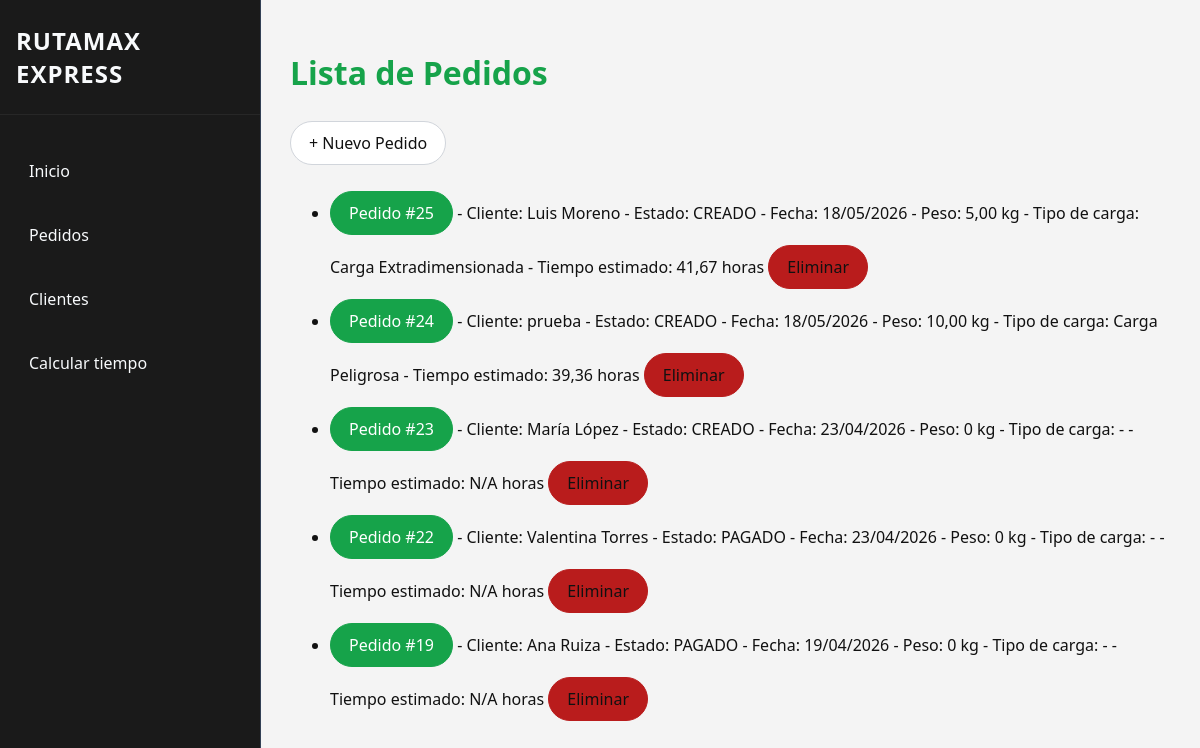
Page /pedidos/ on the earlier database version.
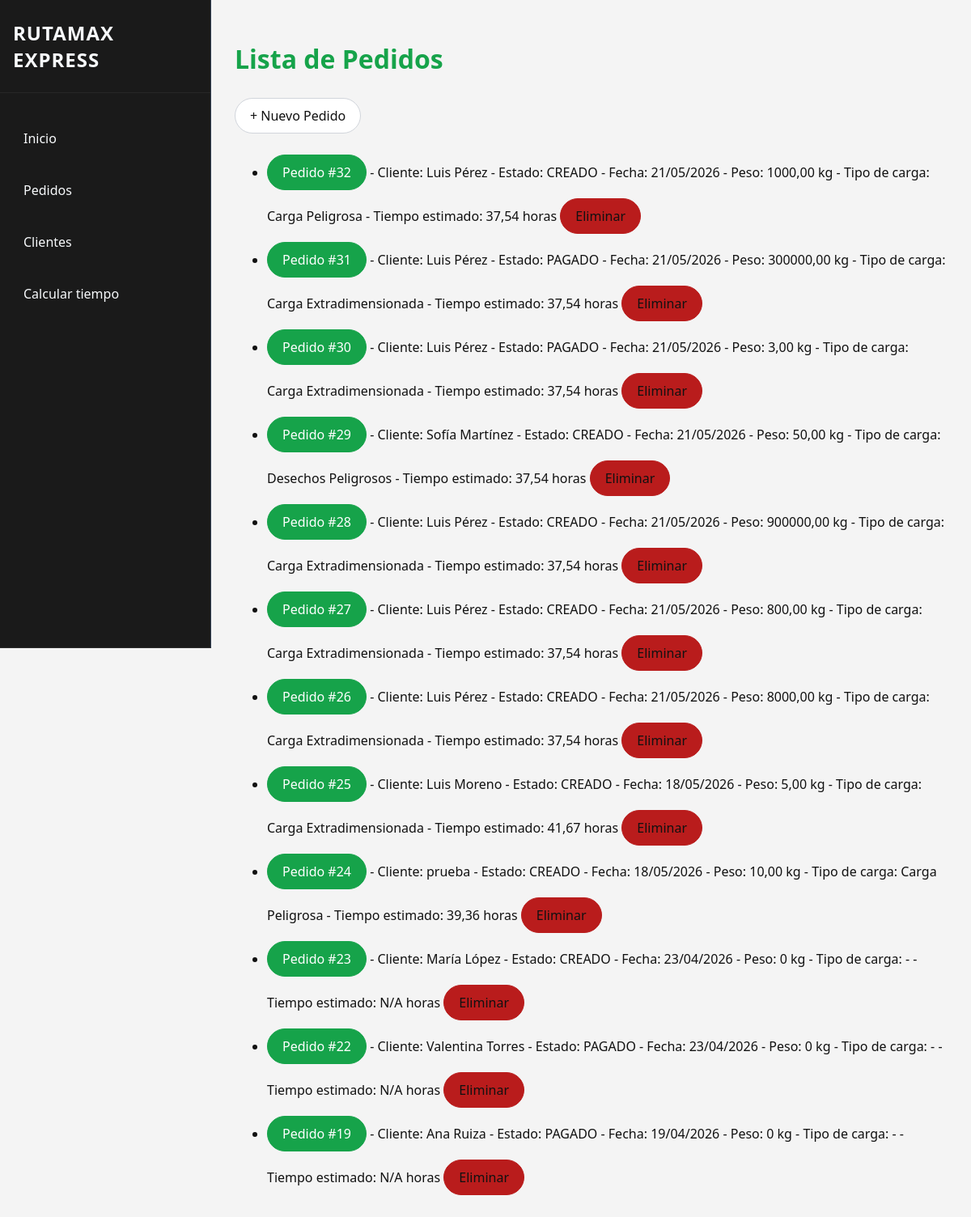
Same page on the later database version.
### tienda/models.py (models this page shows, shortened)
class Pedido(models.Model):
    ESTADOS = [
        ("CREADO", "Creado"),
        ("PAGADO", "Pagado"),
        ("ENVIADO", "Enviado"),
        ("CERRADO", "Cerrado"),
    ]
    cliente = models.ForeignKey(Cliente, on_delete=models.CASCADE, related_name="pedidos")
    fecha = models.DateTimeField(auto_now_add=True)
    estado = models.CharField(max_length=7, choices=ESTADOS, default="CREADO")
    origen = models.CharField(max_length=200, blank=True, default="", verbose_name="Ciudad de origen")
    destino = models.CharField(max_length=200, blank=True, default="", verbose_name="Ciudad de destino")
    tipo_carga = models.CharField(max_length=100, blank=True, default="", verbose_name="Tipo de carga")
    peso_kg = models.DecimalField(max_digits=8, decimal_places=2, default=0, verbose_name="Peso (kg)")
    tiempo_estimado = models.DecimalField(max_digits=6, decimal_places=2, blank=True, null=True, verbose_name="Tiempo estimado (horas)")

class Cliente(models.Model):
    nombre = models.CharField(max_length=100)
    email = models.EmailField(unique=True)
    fecha_regitro = models.DateTimeField(auto_now_add=True)
    activo = models.BooleanField(default=True)

### tienda/views.py (the view)
# urls.py: path("pedidos/", views.lista_pedidos, name="lista_pedidos"),
def lista_pedidos(request):
    pedidos = Pedido.objects.select_related("cliente").order_by("-fecha")
    return render(request, "tienda/lista_pedidos.html", {"pedidos": pedidos})

### tienda/templates/tienda/lista_pedidos.html (shortened to what this page needs)
{% extends 'tienda/base.html' %}
{% block content %}
    <h1>Lista de Pedidos</h1>
    <p>
        <a href="{% url 'tienda:crear_pedido_items' %}" class="btn"> + Nuevo Pedido</a>
    </p>
    <ul>
        {% for p in pedidos %}
            <li>
                <a href="{% url 'tienda:detalle_pedido' p.pk %}" class="btn primary">
                    Pedido #{{ p.pk }}
                </a>
                - Cliente: {{p.cliente.nombre}}
                - Estado: {{p.estado}}
                - Fecha: {{p.fecha|date:"d/m/Y"}}
                - Peso: {{ p.peso_kg|default:"0" }} kg
                - Tipo de carga: {{ p.tipo_carga|default:"-" }}
                - Tiempo estimado: {{ p.tiempo_estimado|default:"N/A" }} horas
                <a href="{% url 'tienda:eliminar_pedido' p.pk %}" class="btn delete">Eliminar</a>
            </li>
            {%empty%}
                <li>No hay pedidos disponibles</li>
        {% endfor %}
    </ul>
{% endblock %}

### tienda/templates/tienda/base.html (shortened to what this page needs)
{% load static %}
<html lang="es">
<head>
    <link rel="stylesheet" href="{% static 'css/main.css' %}">
</head>
<body>
    <div class="layout-container">
        {%include "tienda/partials/navbar.html"%}
        <main class="main-content">
            {% block content %} {%endblock%}
        </main>
    </div>
</body>
</html>

### tienda/templates/tienda/partials/navbar.html
<nav class="sidebar">
    <div class="sidebar-header">
        <h1 class="logo">RUTAMAX EXPRESS</h1>
    </div>
    <div class="nav-links">
        <a href="{% url 'tienda:home' %}" class="btn nav-btn">Inicio</a>
        <a href="{% url 'tienda:lista_pedidos' %}" class="btn nav-btn">Pedidos</a>
        <a href="{% url 'tienda:lista_clientes' %}" class="btn nav-btn">Clientes</a>
        <a href="{% url 'tienda:calcular_tiempo' %}" class="btn nav-btn">Calcular tiempo</a>
    </div>
</nav>

### tienda/static/css/main.css (style rules this page uses)
body { --bg: #f4f4f4; --surface: #ffffff; --surface-soft: #f8f8f8; --surface-light: #ffffff; --text: #111111; --text-muted: #4b5563; --accent: #16a34a; --accent-strong: #22c55e; --border: #d1d5db; font-family: 'Segoe UI', sans-serif; margin: 0; padding: 0; background-color: var(--bg); color: var(--text); }
h1 { color: var(--accent); }
nav { display: flex; flex-wrap: wrap; gap: 10px; margin-bottom: 20px; padding: 16px 0; border-bottom: 1px solid rgba(255, 255, 255, 0.08); }
.btn { display: inline-block; padding: 10px 18px; margin: 5px 0; color: var(--text); text-decoration: none; border-radius: 9999px; font-weight: 500; transition: background 0.3s, transform 0.2s, color 0.2s; background-color: var(--surface); border: 1px solid var(--border); }
.primary { background-color: var(--accent); border-color: var(--accent); color: #ffffff; }
.delete { background-color: #b91c1c; border-color: #b91c1c; }
.sidebar-header .logo, .nav-btn { color: #f8fafc; }
.layout-container { display: flex; min-height: 100vh; }
.sidebar { position: fixed; left: 0; top: 0; width: 260px; height: 100vh; background: #1a1a1a; border-right: 1px solid #334155; display: flex; flex-direction: column; padding: 0; margin: 0; z-index: 1000; }
.sidebar-header { padding: 24px 16px; border-bottom: 1px solid rgba(255,255,255,0.06); }
.sidebar-header .logo { margin: 0; font-size: 1.5rem; font-weight: 700; color: #f8fafc; letter-spacing: 1px; }
.nav-links { display: flex; flex-direction: column; gap: 12px; padding: 20px 12px; flex: 1; }
.nav-btn { display: block; text-align: left; padding: 14px 16px; margin: 0; border-radius: 12px; background-color: transparent; border: 1px solid transparent; color: #f8fafc; text-decoration: none; font-weight: 500; transition: all 0.3s ease; }
.main-content { margin-left: 260px; flex: 1; padding: 30px; overflow-y: auto; }

Differences in the rows shown:
added Pedido: pk "32", cliente.nombre "Luis Pérez", estado "CREADO", fecha "21/05/2026", peso_kg "1000,00", tipo_carga "Carga Peligrosa", tiempo_estimado "37,54"
added Pedido: pk "31", cliente.nombre "Luis Pérez", estado "PAGADO", fecha "21/05/2026", peso_kg "300000,00", tipo_carga "Carga Extradimensionada", tiempo_estimado "37,54"
added Pedido: pk "30", cliente.nombre "Luis Pérez", estado "PAGADO", fecha "21/05/2026", peso_kg "3,00", tipo_carga "Carga Extradimensionada", tiempo_estimado "37,54"
added Pedido: pk "29", cliente.nombre "Sofía Martínez", estado "CREADO", fecha "21/05/2026", peso_kg "50,00", tipo_carga "Desechos Peligrosos", tiempo_estimado "37,54"
added Pedido: pk "28", cliente.nombre "Luis Pérez", estado "CREADO", fecha "21/05/2026", peso_kg "900000,00", tipo_carga "Carga Extradimensionada", tiempo_estimado "37,54"
added Pedido: pk "27", cliente.nombre "Luis Pérez", estado "CREADO", fecha "21/05/2026", peso_kg "800,00", tipo_carga "Carga Extradimensionada", tiempo_estimado "37,54"
added Pedido: pk "26", cliente.nombre "Luis Pérez", estado "CREADO", fecha "21/05/2026", peso_kg "8000,00", tipo_carga "Carga Extradimensionada", tiempo_estimado "37,54"
